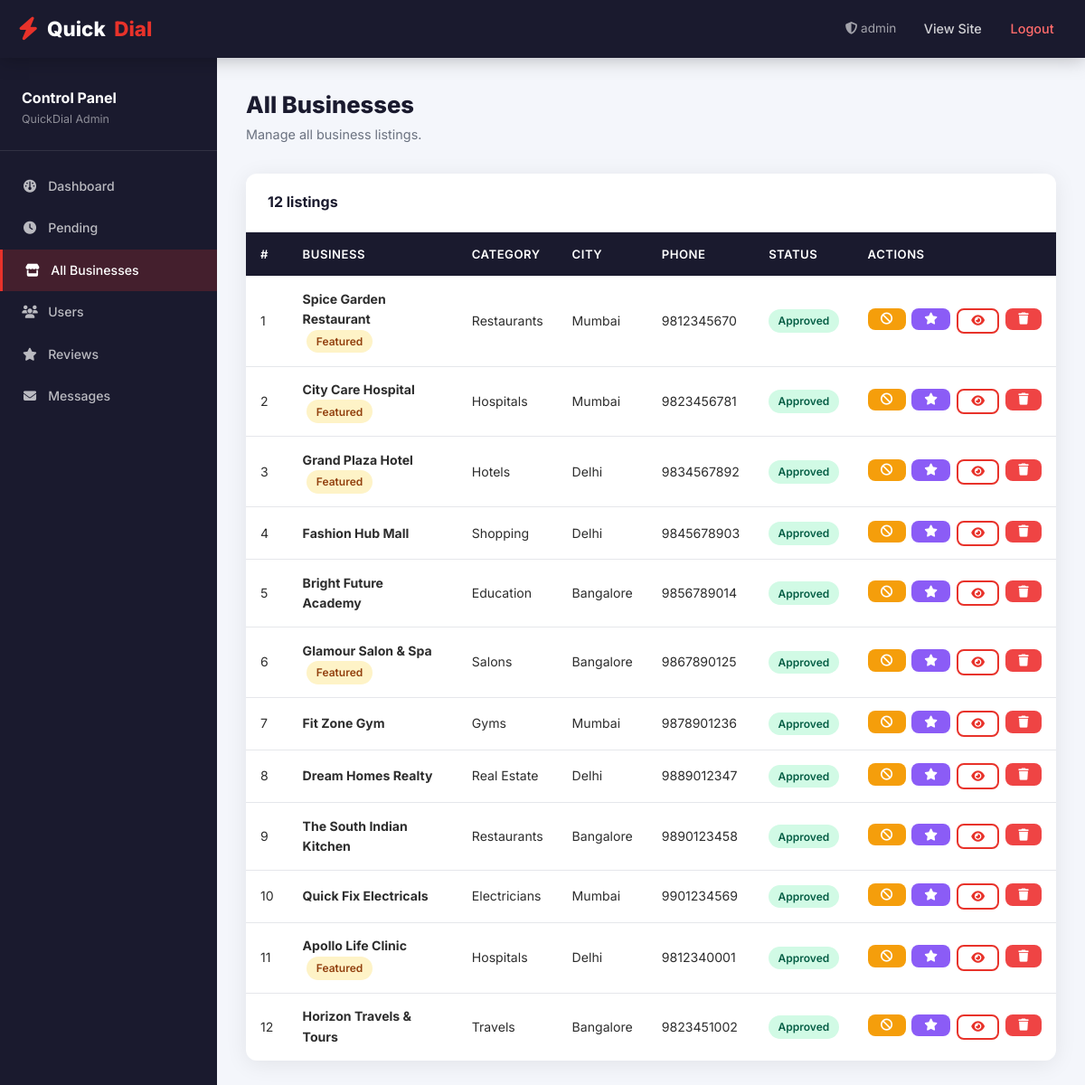
/admin/admin_panel.php?tab=all_biz (signed in), run on the app's committed database.
### tables this page shows
CREATE TABLE IF NOT EXISTS businesses (
    id INT AUTO_INCREMENT PRIMARY KEY,
    user_id INT DEFAULT NULL,
    category_id INT NOT NULL,
    name VARCHAR(200) NOT NULL,
    description TEXT,
    address TEXT NOT NULL,
    city VARCHAR(100) NOT NULL,
    state VARCHAR(100),
    pincode VARCHAR(10),
    phone VARCHAR(15) NOT NULL,
    email VARCHAR(150),
    website VARCHAR(200),
    opening_time TIME,
    closing_time TIME,
    status ENUM('pending','approved','rejected') DEFAULT 'pending',
    featured TINYINT(1) DEFAULT 0,
    created_at TIMESTAMP DEFAULT CURRENT_TIMESTAMP,
    FOREIGN KEY (user_id) REFERENCES users(id) ON DELETE SET NULL,
    FOREIGN KEY (category_id) REFERENCES categories(id) ON DELETE CASCADE
);

CREATE TABLE IF NOT EXISTS categories (
    id INT AUTO_INCREMENT PRIMARY KEY,
    name VARCHAR(100) NOT NULL UNIQUE,
    icon VARCHAR(50) DEFAULT 'fa-store',
    created_at TIMESTAMP DEFAULT CURRENT_TIMESTAMP
);

### admin/admin_panel.php (the view, shortened to what this page needs)
<?php
require_once '../config/db_connect.php';
    ?><!DOCTYPE html>
</body></html><?php
$tab         = $_GET['tab'] ?? 'dashboard';
$totalBiz    = $pdo->query("SELECT COUNT(*) FROM businesses")->fetchColumn();
$pendingBiz  = $pdo->query("SELECT COUNT(*) FROM businesses WHERE status='pending'")->fetchColumn();
$approvedBiz = $pdo->query("SELECT COUNT(*) FROM businesses WHERE status='approved'")->fetchColumn();
$totalUsers  = $pdo->query("SELECT COUNT(*) FROM users")->fetchColumn();
$totalRevs   = $pdo->query("SELECT COUNT(*) FROM reviews")->fetchColumn();
$unreadMsgs  = $pdo->query("SELECT COUNT(*) FROM contact_messages WHERE status='unread'")->fetchColumn();
$businesses = $users = $revList = $messages = [];
if ($tab === 'pending') {
    $businesses = $pdo->query("
        SELECT b.*, c.name AS category_name FROM businesses b
        LEFT JOIN categories c ON b.category_id=c.id
        WHERE b.status='pending' ORDER BY b.created_at DESC
    ")->fetchAll();
} elseif ($tab === 'all_biz') {
    $businesses = $pdo->query("
        SELECT b.*, c.name AS category_name FROM businesses b
        LEFT JOIN categories c ON b.category_id=c.id
        ORDER BY b.created_at DESC
    ")->fetchAll();
} elseif ($tab === 'users') {
    $users = $pdo->query("SELECT * FROM users ORDER BY created_at DESC")->fetchAll();
} elseif ($tab === 'reviews') {
    $revList = $pdo->query("
        SELECT r.*, b.name AS biz_name FROM reviews r
        LEFT JOIN businesses b ON r.business_id=b.id
        ORDER BY r.created_at DESC
    ")->fetchAll();
} elseif ($tab === 'messages') {
    $messages = $pdo->query("SELECT * FROM contact_messages ORDER BY created_at DESC")->fetchAll();
}
?><!DOCTYPE html>
<html lang="en">
<head>
  <link rel="stylesheet" href="../css/style.css">
  <link rel="stylesheet" href="https://cdnjs.cloudflare.com/ajax/libs/font-awesome/6.5.0/css/all.min.css">
</head>
<body>
<nav class="navbar">
  <div class="container">
    <a href="../index.php" class="navbar-brand"><i class="fa-solid fa-bolt"></i> Quick<span>Dial</span></a>
    <div class="nav-links" id="navLinks" style="display:flex">
      <span style="color:rgba(255,255,255,.6);font-size:.85rem;padding:.4rem .8rem">
        <i class="fa-solid fa-shield-halved"></i> <?= htmlspecialchars($_SESSION['admin_name']) ?>
      </span>
      <a href="../index.php">View Site</a>
      <a href="?action=logout" style="color:#ff6b6b">Logout</a>
    </div>
  </div>
</nav>
<div class="admin-layout">
  <aside class="admin-sidebar">
    <div class="admin-brand">
      <h3>Control Panel</h3>
      <p>QuickDial Admin</p>
    </div>
    <nav class="admin-nav">
      <a href="?tab=dashboard" class="<?= $tab==='dashboard'?'active':'' ?>"><i class="fa-solid fa-gauge"></i> Dashboard</a>
      <a href="?tab=pending"   class="<?= $tab==='pending'?'active':'' ?>">
        <i class="fa-solid fa-clock"></i> Pending
      </a>
      <a href="?tab=all_biz"  class="<?= $tab==='all_biz'?'active':'' ?>"><i class="fa-solid fa-store"></i> All Businesses</a>
      <a href="?tab=users"    class="<?= $tab==='users'?'active':'' ?>"><i class="fa-solid fa-users"></i> Users</a>
      <a href="?tab=reviews"  class="<?= $tab==='reviews'?'active':'' ?>"><i class="fa-solid fa-star"></i> Reviews</a>
      <a href="?tab=messages" class="<?= $tab==='messages'?'active':'' ?>">
        <i class="fa-solid fa-envelope"></i> Messages
      </a>
    </nav>
  </aside>
  <main class="admin-content">
    <?php if ($tab === 'dashboard'): ?>
      <div class="admin-header">
        <h1>Dashboard</h1>
        <p>Welcome back, <?= htmlspecialchars($_SESSION['admin_name']) ?>! Here's your overview.</p>
      </div>
      <div class="stat-cards">
        <div class="stat-card" style="border-color:#e8322a">
          <div class="icon" style="background:#fff0ef"><i class="fa-solid fa-store" style="color:#e8322a"></i></div>
          <div><div class="val"><?= $totalBiz ?></div><div class="key">Total Businesses</div></div>
        </div>
        <div class="stat-card" style="border-color:#f59e0b">
          <div class="icon" style="background:#fef3c7"><i class="fa-solid fa-clock" style="color:#f59e0b"></i></div>
          <div><div class="val"><?= $pendingBiz ?></div><div class="key">Pending Approval</div></div>
        </div>
        <div class="stat-card" style="border-color:#10b981">
          <div class="icon" style="background:#d1fae5"><i class="fa-solid fa-circle-check" style="color:#10b981"></i></div>
          <div><div class="val"><?= $approvedBiz ?></div><div class="key">Approved</div></div>
        </div>
        <div class="stat-card" style="border-color:#3b82f6">
          <div class="icon" style="background:#dbeafe"><i class="fa-solid fa-users" style="color:#3b82f6"></i></div>
          <div><div class="val"><?= $totalUsers ?></div><div class="key">Registered Users</div></div>
        </div>
        <div class="stat-card" style="border-color:#8b5cf6">
          <div class="icon" style="background:#ede9fe"><i class="fa-solid fa-star" style="color:#8b5cf6"></i></div>
          <div><div class="val"><?= $totalRevs ?></div><div class="key">Total Reviews</div></div>
        </div>
        <div class="stat-card" style="border-color:#ec4899">
          <div class="icon" style="background:#fce7f3"><i class="fa-solid fa-envelope" style="color:#ec4899"></i></div>
          <div><div class="val"><?= $unreadMsgs ?></div><div class="key">Unread Messages</div></div>
        </div>
      </div>
      <?php if ($pendingBiz > 0): ?>
        <div class="alert alert-warning">
          <i class="fa-solid fa-triangle-exclamation"></i>
          You have <strong><?= $pendingBiz ?></strong> pending business listing(s) waiting for approval.
          <a href="?tab=pending" style="color:var(--primary);font-weight:700;margin-left:.5rem">Review now →</a>
        </div>
      <?php endif; ?>
    <?php elseif ($tab === 'pending' || $tab === 'all_biz'): ?>
      <div class="admin-header">
        <h1><?= $tab === 'pending' ? 'Pending Listings' : 'All Businesses' ?></h1>
        <p><?= $tab === 'pending' ? 'Review and approve or reject submitted listings.' : 'Manage all business listings.' ?></p>
      </div>
      <div class="data-table">
        <div class="data-table-head">
          <h3><?= count($businesses) ?> listing<?= count($businesses)!==1?'s':'' ?></h3>
        </div>
        <table>
          <thead>
            <tr>
              <th>#</th>
              <th>Business</th>
              <th>Category</th>
              <th>City</th>
              <th>Phone</th>
              <th>Status</th>
              <th>Actions</th>
            </tr>
          </thead>
          <tbody>
            <?php foreach ($businesses as $i => $b): ?>
              <tr>
                <td><?= $i + 1 ?></td>
                <td>
                  <strong><?= htmlspecialchars($b['name']) ?></strong>
                  <?php if ($b['featured']): ?><span class="badge badge-warning" style="margin-left:.3rem">Featured</span><?php endif; ?>
                </td>
                <td><?= htmlspecialchars($b['category_name']) ?></td>
                <td><?= htmlspecialchars($b['city']) ?></td>
                <td><?= htmlspecialchars($b['phone']) ?></td>
                <td>
                  <?php
                  $badgeClass = ['pending'=>'badge-warning','approved'=>'badge-success','rejected'=>'badge-danger'][$b['status']] ?? 'badge-primary';
                  ?>
                  <span class="badge <?= $badgeClass ?>"><?= ucfirst($b['status']) ?></span>
                </td>
                <td>
                  <div class="action-buttons">
                    <?php if ($b['status'] !== 'rejected'): ?>
                      <form method="POST" style="display:inline">
                        <button class="btn btn-sm" style="background:#f59e0b;color:#fff" title="Reject"><i class="fa-solid fa-ban"></i></button>
                      </form>
                    <?php endif; ?>
                    <form method="POST" style="display:inline">
                      <button class="btn btn-sm" style="background:#8b5cf6;color:#fff" title="Toggle Featured">
                        <i class="fa-solid fa-star"></i>
                      </button>
                    </form>
                    <?php if ($b['status'] === 'approved'): ?>
                      <a href="../business_details.php?id=<?= $b['id'] ?>" class="btn btn-outline btn-sm" target="_blank" title="View">
                        <i class="fa-solid fa-eye"></i>
                      </a>
                    <?php endif; ?>
                    <form method="POST" style="display:inline" onsubmit="return confirm('Delete this business permanently?')">
                      <button class="btn btn-danger btn-sm" title="Delete"><i class="fa-solid fa-trash"></i></button>
                    </form>
                  </div>
                </td>
              </tr>
            <?php endforeach; ?>
          </tbody>
        </table>
      </div>
    <?php endif; ?>
  </main>
</div>
</body>
</html>

### css/style.css (style rules this page uses)
:root { --primary: #e8322a; --primary-dark: #c0211a; --primary-light:#fff0ef; --accent: #ff6b35; --dark: #1a1a2e; --dark-mid: #16213e; --card-bg: #ffffff; --bg: #f4f6fb; --text: #2d2d2d; --text-muted: #6b7280; --border: #e5e7eb; --success: #10b981; --warning: #f59e0b; --danger: #ef4444; --radius: 12px; --radius-sm: 8px; --shadow: 0 4px 24px rgba(0,0,0,.08); --shadow-lg: 0 8px 40px rgba(0,0,0,.13); --transition: .25s ease; }
*, *::before, *::after { box-sizing: border-box; margin: 0; padding: 0; }
html { scroll-behavior: smooth; }
body { font-family: 'Inter', sans-serif; background: var(--bg); color: var(--text); line-height: 1.6; font-size: 15px; }
a { text-decoration: none; color: inherit; }
input, textarea, select, button { font-family: inherit; }
.container { max-width: 1200px; margin: 0 auto; padding: 0 20px; }
.btn { display: inline-flex; align-items: center; gap: .45rem; padding: .55rem 1.3rem; border-radius: var(--radius-sm); border: none; cursor: pointer; font-size: .9rem; font-weight: 600; transition: all var(--transition); }
.btn-outline { background: transparent; border: 2px solid var(--primary); color: var(--primary); }
.btn-danger { background: var(--danger); color: #fff; }
.btn-sm { padding: .35rem .9rem; font-size: .82rem; }
.badge { display: inline-block; padding: .2rem .65rem; border-radius: 999px; font-size: .75rem; font-weight: 600; }
.badge-success { background: #d1fae5; color: #065f46; }
.badge-warning { background: #fef3c7; color: #92400e; }
.navbar { background: var(--dark); position: sticky; top: 0; z-index: 1000; box-shadow: 0 2px 20px rgba(0,0,0,.25); }
.navbar .container { display: flex; align-items: center; justify-content: space-between; height: 64px; }
.navbar-brand { display: flex; align-items: center; gap: .6rem; font-size: 1.4rem; font-weight: 800; color: #fff; }
.navbar-brand span { color: var(--primary); }
.navbar-brand i { color: var(--primary); font-size: 1.6rem; }
.nav-links { display: flex; align-items: center; gap: .2rem; }
.nav-links a { color: rgba(255,255,255,.8); padding: .45rem .9rem; border-radius: var(--radius-sm); font-size: .9rem; font-weight: 500; transition: all var(--transition); }
.admin-layout { display: grid; grid-template-columns: 240px 1fr; min-height: calc(100vh - 64px); }
.admin-sidebar { background: var(--dark); padding: 2rem 0; }
.admin-sidebar .admin-brand { padding: 0 1.5rem 1.5rem; border-bottom: 1px solid rgba(255,255,255,.1); }
.admin-sidebar .admin-brand h3 { color: #fff; font-size: 1rem; font-weight: 700; }
.admin-sidebar .admin-brand p { color: rgba(255,255,255,.5); font-size: .78rem; }
.admin-nav { padding: 1rem 0; }
.admin-nav a { display: flex; align-items: center; gap: .7rem; color: rgba(255,255,255,.7); padding: .75rem 1.5rem; font-size: .88rem; font-weight: 500; transition: all var(--transition); }
.admin-nav a:hover, .admin-nav a.active { color: #fff; background: rgba(232,50,42,.2); border-left: 3px solid var(--primary); }
.admin-nav a i { width: 18px; text-align: center; }
.admin-content { padding: 2rem; background: var(--bg); }
.admin-header { margin-bottom: 2rem; }
.admin-header h1 { font-size: 1.6rem; font-weight: 800; color: var(--dark); }
.admin-header p { color: var(--text-muted); font-size: .9rem; }
.data-table { background: #fff; border-radius: var(--radius); box-shadow: var(--shadow); overflow: hidden; }
.data-table table { width: 100%; border-collapse: collapse; }
.data-table th { background: var(--dark); color: #fff; padding: .85rem 1rem; text-align: left; font-size: .82rem; font-weight: 600; text-transform: uppercase; letter-spacing: .5px; }
.data-table td { padding: .9rem 1rem; border-bottom: 1px solid var(--border); font-size: .88rem; vertical-align: middle; }
.data-table tr:last-child td { border-bottom: none; }
.data-table-head { padding: 1.2rem 1.5rem; display: flex; justify-content: space-between; align-items: center; border-bottom: 1px solid var(--border); }
.data-table-head h3 { font-size: 1rem; font-weight: 700; color: var(--dark); }
.action-buttons { display: flex; gap: .4rem; }

### data on the page
businesses: name "Spice Garden Restaurant", featured "Featured", category.name "Restaurants", city "Mumbai", phone "9812345670", status "Approved"
businesses: name "City Care Hospital", featured "Featured", category.name "Hospitals", city "Mumbai", phone "9823456781", status "Approved"
businesses: name "Grand Plaza Hotel", featured "Featured", category.name "Hotels", city "Delhi", phone "9834567892", status "Approved"
businesses: name "Fashion Hub Mall", category.name "Shopping", city "Delhi", phone "9845678903", status "Approved"
businesses: name "Bright Future Academy", category.name "Education", city "Bangalore", phone "9856789014", status "Approved"
businesses: name "Glamour Salon & Spa", featured "Featured", category.name "Salons", city "Bangalore", phone "9867890125", status "Approved"
businesses: name "Fit Zone Gym", category.name "Gyms", city "Mumbai", phone "9878901236", status "Approved"
businesses: name "Dream Homes Realty", category.name "Real Estate", city "Delhi", phone "9889012347", status "Approved"
businesses: name "The South Indian Kitchen", category.name "Restaurants", city "Bangalore", phone "9890123458", status "Approved"
businesses: name "Quick Fix Electricals", category.name "Electricians", city "Mumbai", phone "9901234569", status "Approved"
businesses: name "Apollo Life Clinic", featured "Featured", category.name "Hospitals", city "Delhi", phone "9812340001", status "Approved"
businesses: name "Horizon Travels & Tours", category.name "Travels", city "Bangalore", phone "9823451002", status "Approved"

### other printed values
$_SESSION['admin_name'] "admin"
count($businesses) "12"
